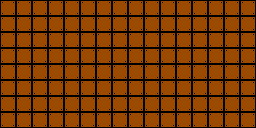

Rendered tile map (Tiled .tmx) drawn with the repository's tilesets; below, a short description and the map source with its tile grids summarised:
An orthogonal 16x8 tile map with 16x16 px tiles, 1 tile layer (Calque de Tile 1), 2 tilesets.

<map version="1.0" tiledversion="1.1.3" orientation="orthogonal" renderorder="right-down" width="16" height="8" tilewidth="16" tileheight="16" infinite="0" nextobjectid="1">
 <tileset firstgid="1" source="testo.tsx" />
 <tileset firstgid="5937" source="testo.tsx" />
 <layer name="Calque de Tile 1" width="16" height="8">
  <data>[128 cells, 128 non-empty, 1 distinct tile ids]</data>
 </layer>
</map>
